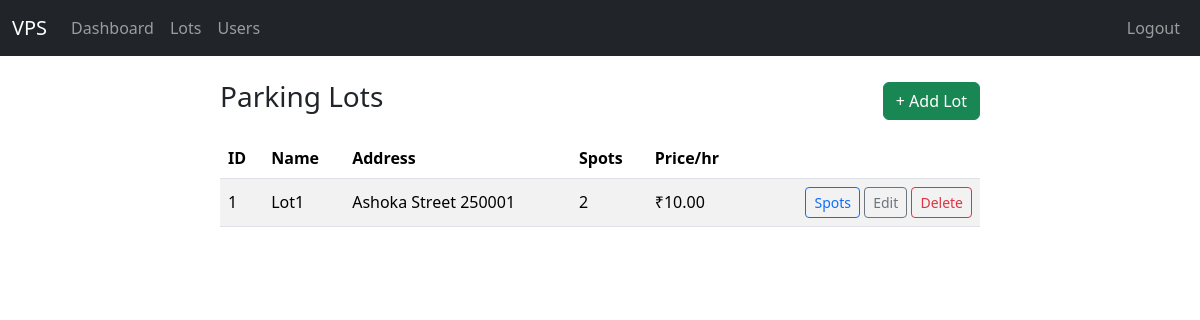
The page /admin/lots (signed in) on the database as committed earlier.
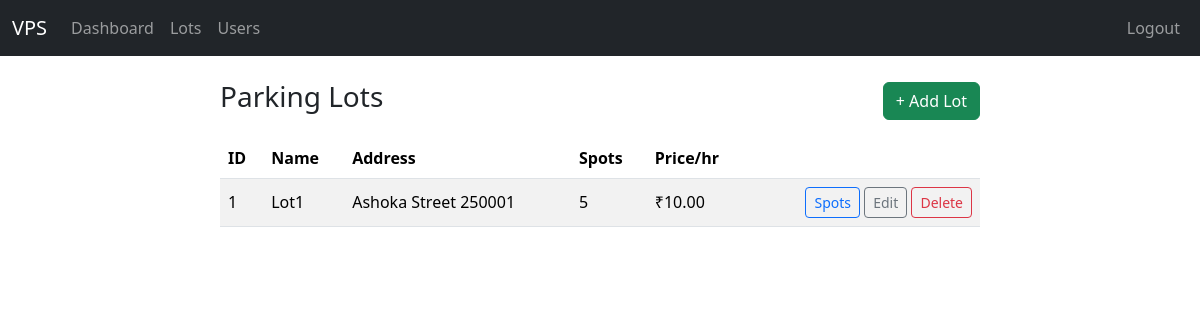
The same page on the database as committed later.
### models/models.py (models this page shows, shortened)
class ParkingLot(Base):
    __tablename__ = "parking_lots"
    id = Column(Integer, primary_key=True)
    name = Column(String, nullable=False)
    address_line_1 = Column(String, nullable=False)
    address_line_2 = Column(String)
    address_line_3 = Column(String)
    pin_code = Column(String(10), nullable=False)
    price_per_hour = Column(Numeric(10, 2), nullable=False)
    number_of_spots = Column(Integer, nullable=False)
    spots = relationship(
        "ParkingSpot", back_populates="parking_lot", cascade="all, delete-orphan"
    )

### app.py (the view)
@app.route("/admin/lots")
@login_required
@role_required("admin")
def list_lots():
    with SessionLocal() as db:
        all_lots = db.query(ParkingLot).all()
        return render_template("admin/lots.html", lots=all_lots)

### app.py (called while the page is built)
def login_required(view_function):
    @wraps(view_function)
    def authentication_wrapper(*args, **kwargs):
        if "user_id" not in session:
            flash("Authentication required. Please log in to continue.")
            return redirect(url_for("login"))
        return view_function(*args, **kwargs)
    return authentication_wrapper

def role_required(required_role):
    def role_decorator(view_function):
        @wraps(view_function)
        def role_wrapper(*args, **kwargs):
            if session.get("role") != required_role:
                flash("Access denied. Insufficient privileges.")
                return redirect(url_for("login"))
            return view_function(*args, **kwargs)
        return role_wrapper
    return role_decorator

### templates/admin/lots.html (shortened to what this page needs)
{% extends 'base.html' %}
{% block content %}
<div class="d-flex flex-column flex-md-row justify-content-between align-items-center mb-3">
  <h3>Parking Lots</h3>
  <a class="btn btn-success mt-2 mt-md-0" href="{{ url_for('add_lot') }}">+ Add Lot</a>
</div>
<div class="table-responsive">
<table class="table table-striped align-middle">
  <thead>
    <tr>
      <th>ID</th><th>Name</th><th>Address</th><th>Spots</th>
      <th>Price/hr</th><th></th>
    </tr>
  </thead>
  <tbody>
  {% for lot in lots %}
    <tr>
      <td>{{ lot.id }}</td>
      <td>{{ lot.name }}</td>
      <td>{{ lot.address_line_1 }} {{ lot.pin_code }}</td>
      <td>{{ lot.number_of_spots }}</td>
      <td>₹{{ '%.2f'|format(lot.price_per_hour) }}</td>
      <td class="text-end">
        <a class="btn btn-sm btn-outline-primary"
           href="{{ url_for('lot_spots', lot_id=lot.id) }}">Spots</a>
        <a class="btn btn-sm btn-outline-secondary"
           href="{{ url_for('edit_lot', lot_id=lot.id) }}">Edit</a>
        <form class="d-inline" method="post"
              action="{{ url_for('delete_lot', lot_id=lot.id) }}"
              onsubmit="return confirm('Delete this lot?');">
          <button class="btn btn-sm btn-outline-danger">Delete</button>
        </form>
      </td>
    </tr>
  {% endfor %}
  </tbody>
</table>
</div>
{% endblock %}

Rows that differ between the two databases and show on the page:
changed ParkingLot "Lot1": number_of_spots "2" → "5"
